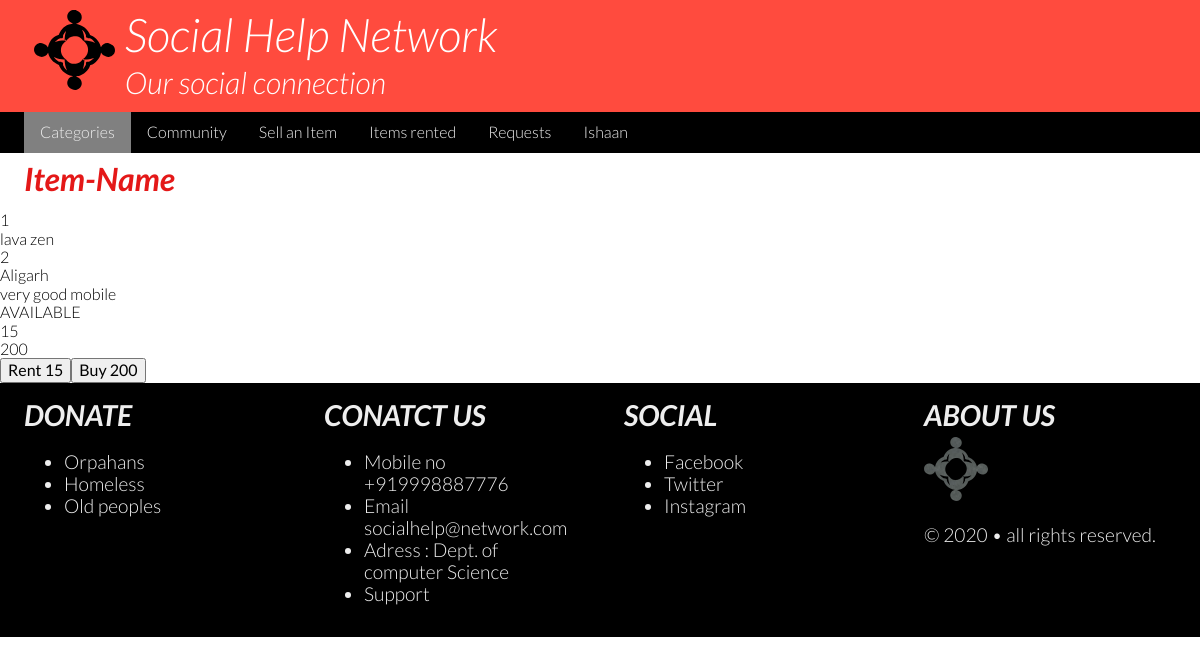
/start/show-item.php?item=1 (signed in), run on the app's committed database.
### tables this page shows
CREATE TABLE IF NOT EXISTS `items` (
  `ItemId` int(10) NOT NULL AUTO_INCREMENT,
  `ItemLocation` varchar(20) NOT NULL,
  `ItemStatus` varchar(10) DEFAULT NULL,
  `RentPrice` int(5) NOT NULL DEFAULT '0',
  `SellPrice` int(8) NOT NULL DEFAULT '0',
  `ItemName` varchar(30) NOT NULL,
  `Owner` int(5) NOT NULL,
  `ItemCateg` int(11) NOT NULL,
  `Itemdesc` varchar(30) DEFAULT NULL,
  PRIMARY KEY (`ItemId`)
);

### start/show-item.php (the view, shortened to what this page needs)
<?php
include('templates/header.php');
$ItemId= $_GET['item'];
?>
<main class="clearfix">
        <div class="row limited">
            <section class="column class-12">
                <h1>Item-Name</h1>
            </section>
        </div>
        <div class="row limited">
<?php
require_once("classes/connect.php") ;
$sql = "SELECT * FROM `items` WHERE ItemId ='$ItemId'";
$result = $db->query($sql);
if(mysqli_num_rows($result) == 1){
    $row = $result->fetch_array(MYSQLI_ASSOC);
    echo $row['ItemId'].'<br>';
    echo $row['ItemName'].'<br>';
    echo $row['ItemCateg'].'<br>';
    echo $row['ItemLocation'].'<br>';
    echo $row['Itemdesc'].'<br>';
    echo $row['ItemStatus'].'<br>';
    echo $row['RentPrice'].'<br>';
    echo $row['SellPrice'].'<br>';
    echo '<button id="rentbtn">Rent '.$row["RentPrice"].'</button>';
    echo '<button id="buybtn">Buy '.$row["SellPrice"].'</button></section>';
}
?>
    </div>
</main>
<?php include('templates/footer.php'); ?>

### start/css/small.css (style rules this page uses)
html { -webkit-text-size-adjust: 100%; -ms-text-size-adjust: 100%; }
* { -moz-box-sizing: border-box; -webkit-box-sizing: border-box; box-sizing: border-box; }
body { font-family: 'Lato', sans-serif; font-size: 16px; font-weight: 300; }
.row { clear: both; }
.limited { max-width: 1200px; margin:auto; }
.column { float:left; padding: 0 2vw; margin:0 0 0.75rem 0; }
main h1, main h3 { color:rgb(228, 24, 24); font-style: italic; margin: 0.5rem 0 0.1rem 0; }
main h1 { font-size: 2rem; }
.clearfix:after { content: ""; display: table; clear: both; }

### data on the page
items: ItemId "1", ItemName "lava zen", ItemCateg "2", ItemLocation "Aligarh", Itemdesc "very good mobile", ItemStatus "AVAILABLE", RentPrice "15", SellPrice "200"

### other printed values
$_SESSION['username'] "Ishaan"
